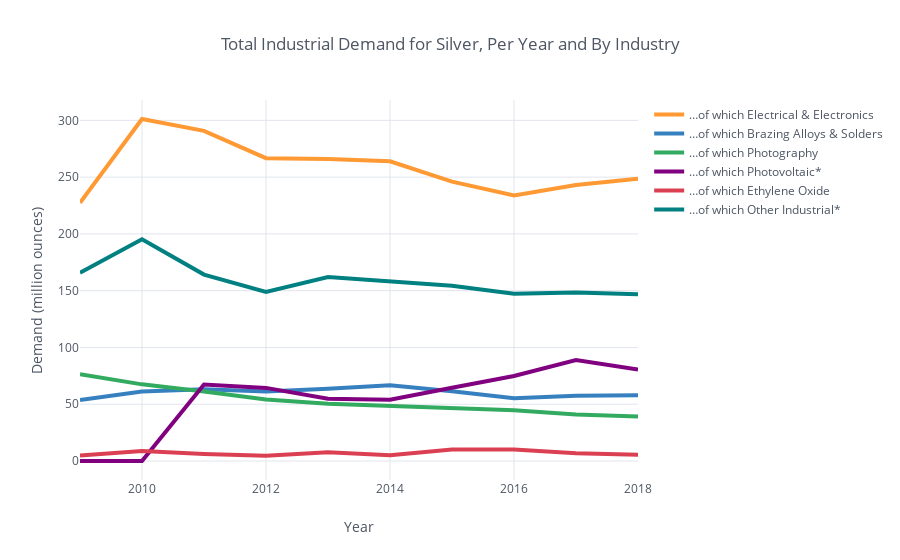

The code cell stored with this chart in its notebook:
### Code cell
# Plotting - Total Industrial Demand per Year & by Industry
demand.loc[:,'…of which Electrical & Electronics':'…of which Other Industrial*']\
.iplot(kind='line', xTitle='Year', 
                  yTitle='Demand (million ounces)', 
       title='Total Industrial Demand for Silver, Per Year and By Industry', width=4)

### Figure 1 — Plotly figure (JSON) as saved in the notebook; plotly's stock layout.template omitted (floating-point values rounded to 4 significant figures)
{"data": [{"line": {"color": "rgba(255, 153, 51, 1.0)", "dash": "solid", "shape": "linear", "width": 4}, "mode": "lines", "name": "…of which Electrical & Electronics", "text": "", "type": "scatter", "uid": "1b78a8f4-9ecb-49de-8b4d-b031485b0b78", "x": [2009, 2010, 2011, 2012, 2013, 2014, 2015, 2016, 2017, 2018], "y": [227.4, 301.2, 290.8, 266.7, 266, 263.9, 246, 233.9, 243.1, 248.5]}, {"line": {"color": "rgba(55, 128, 191, 1.0)", "dash": "solid", "shape": "linear", "width": 4}, "mode": "lines", "name": "…of which Brazing Alloys & Solders", "text": "", "type": "scatter", "uid": "88504eec-368f-4164-8969-5a95cc1791ee", "x": [2009, 2010, 2011, 2012, 2013, 2014, 2015, 2016, 2017, 2018], "y": [53.8, 61.2, 63.2, 61.1, 63.7, 66.7, 61.5, 55.3, 57.5, 58]}, {"line": {"color": "rgba(50, 171, 96, 1.0)", "dash": "solid", "shape": "linear", "width": 4}, "mode": "lines", "name": "…of which Photography", "text": "", "type": "scatter", "uid": "ddba0d62-90c7-4b06-be83-53fea23c3609", "x": [2009, 2010, 2011, 2012, 2013, 2014, 2015, 2016, 2017, 2018], "y": [76.4, 67.5, 61.2, 54.2, 50.5, 48.5, 46.1, 44.7, 40.9, 39.3]}, {"line": {"color": "rgba(128, 0, 128, 1.0)", "dash": "solid", "shape": "linear", "width": 4}, "mode": "lines", "name": "…of which Photovoltaic*", "text": "", "type": "scatter", "uid": "110cf834-101f-4951-9676-0db388841299", "x": [2009, 2010, 2011, 2012, 2013, 2014, 2015, 2016, 2017, 2018], "y": [0, 0, 67.4, 64.4, 54.8, 53.9, 64.5, 74.9, 88.9, 80.5]}, {"line": {"color": "rgba(219, 64, 82, 1.0)", "dash": "solid", "shape": "linear", "width": 4}, "mode": "lines", "name": "…of which Ethylene Oxide", "text": "", "type": "scatter", "uid": "4d256753-fbad-4da3-af43-63988a9d6b4e", "x": [2009, 2010, 2011, 2012, 2013, 2014, 2015, 2016, 2017, 2018], "y": [4.8, 8.7, 6.2, 4.7, 7.7, 5, 10.2, 10.2, 6.9, 5.4]}, {"line": {"color": "rgba(0, 128, 128, 1.0)", "dash": "solid", "shape": "linear", "width": 4}, "mode": "lines", "name": "…of which Other Industrial*", "text": "", "type": "scatter", "uid": "b02f98e0-482c-4155-9021-93a0a418c0eb", "x": [2009, 2010, 2011, 2012, 2013, 2014, 2015, 2016, 2017, 2018], "y": [165.8, 195.2, 164.2, 148.9, 162, 158.5, 154.4, 147.3, 148.4, 146.9]}], "layout": {"legend": {"bgcolor": "#FFFFFF", "font": {"color": "#4D5663"}}, "paper_bgcolor": "#FFFFFF", "plot_bgcolor": "#FFFFFF", "title": "Total Industrial Demand for Silver, Per Year and By Industry", "titlefont": {"color": "#4D5663"}, "xaxis": {"gridcolor": "#E1E5ED", "showgrid": true, "tickfont": {"color": "#4D5663"}, "title": "Year", "titlefont": {"color": "#4D5663"}, "zerolinecolor": "#E1E5ED"}, "yaxis": {"gridcolor": "#E1E5ED", "showgrid": true, "tickfont": {"color": "#4D5663"}, "title": "Demand (million ounces)", "titlefont": {"color": "#4D5663"}, "zerolinecolor": "#E1E5ED"}}}
